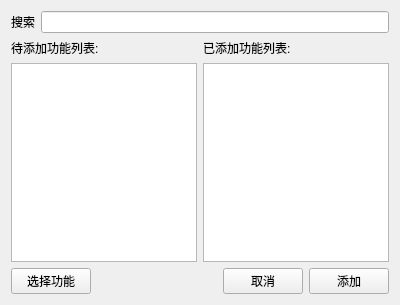
<?xml version="1.0" encoding="UTF-8"?>
<ui version="4.0">
 <class>AddFunctionsWidget</class>
 <widget class="QWidget" name="AddFunctionsWidget">
  <property name="geometry">
   <rect>
    <x>0</x>
    <y>0</y>
    <width>400</width>
    <height>305</height>
   </rect>
  </property>
  <property name="windowTitle">
   <string>Form</string>
  </property>
  <layout class="QGridLayout" name="gridLayout">
   <item row="0" column="0">
    <widget class="QLabel" name="label_3">
     <property name="text">
      <string>搜索</string>
     </property>
    </widget>
   </item>
   <item row="0" column="1">
    <widget class="QLineEdit" name="searchlineEdit"/>
   </item>
   <item row="1" column="0" colspan="2">
    <layout class="QHBoxLayout" name="horizontalLayout_3">
     <item>
      <widget class="QLabel" name="label_2">
       <property name="text">
        <string>待添加功能列表:</string>
       </property>
      </widget>
     </item>
     <item>
      <widget class="QLabel" name="label">
       <property name="text">
        <string>已添加功能列表: </string>
       </property>
      </widget>
     </item>
    </layout>
   </item>
   <item row="2" column="0" colspan="2">
    <layout class="QHBoxLayout" name="horizontalLayout">
     <item>
      <widget class="QListWidget" name="listWidget"/>
     </item>
     <item>
      <widget class="QListWidget" name="selectlistWidget"/>
     </item>
    </layout>
   </item>
   <item row="3" column="0" colspan="2">
    <layout class="QHBoxLayout" name="horizontalLayout_2">
     <item>
      <widget class="QPushButton" name="selectFunButton">
       <property name="text">
        <string>选择功能</string>
       </property>
      </widget>
     </item>
     <item>
      <spacer name="horizontalSpacer">
       <property name="orientation">
        <enum>Qt::Horizontal</enum>
       </property>
       <property name="sizeHint" stdset="0">
        <size>
         <width>40</width>
         <height>20</height>
        </size>
       </property>
      </spacer>
     </item>
     <item>
      <widget class="QPushButton" name="cancelpushButton">
       <property name="text">
        <string>取消</string>
       </property>
      </widget>
     </item>
     <item>
      <widget class="QPushButton" name="addpushButton">
       <property name="text">
        <string>添加</string>
       </property>
      </widget>
     </item>
    </layout>
   </item>
  </layout>
 </widget>
 <resources/>
 <connections/>
</ui>
